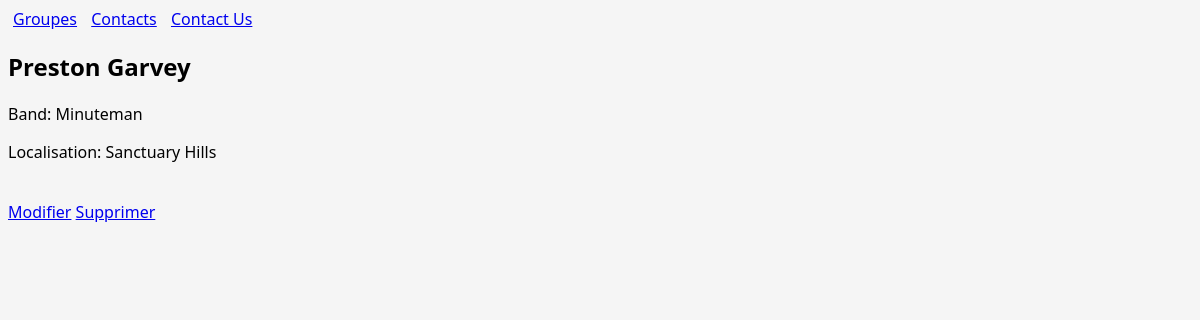
The app's page /contacts/1/ with its own data.
### listings/models.py (models this page shows)
class Contact(models.Model):
    firstname = models.fields.Field(max_length=50)
    lastname = models.fields.CharField(max_length=50)
    band = models.ForeignKey(Band, null=True, on_delete=models.SET_NULL)
    localisation = models.fields.CharField(max_length=100)

class Band(models.Model):
    def __str__(self):
        return f'{self.name}'
    class Danger_level(models.TextChoices):
        NON_SPECIFIED = 'UWN'
        SAFE = 'SFE'
        LOW = 'LOW'
        MED = 'MED'
        HIGH = 'S'
        S_HIGH = 'SS'
        EXTREME = 'SSS'
    name = models.fields.CharField(max_length=100)
    danger_level = models.fields.CharField(choices=Danger_level.choices, max_length=3, default=Danger_level.NON_SPECIFIED)
    year_formed = models.fields.IntegerField(
        validators=[MinValueValidator(1800), MaxValueValidator(2024)],
        default=2000
    )
    active = models.fields.BooleanField(default=True)
    biography = models.fields.CharField(max_length=1000, default="")
    official_homepage = models.fields.URLField(null=True, blank=True, max_length=200)

### listings/views.py (the view)
# urls.py: path('contacts/<int:contact_id>/', views.contact_detail, name='contact_detail'),
def contact_detail(request, contact_id):
    try:
        contact = Contact.objects.get(id=contact_id)
        return render(request, 'listings/contact_detail.html',
                      {'contact': contact})
    except ObjectDoesNotExist:
        raise Http404("Object Does Not Exist")

### listings/templates/listings/contact_detail.html
{% extends 'listings/base.html' %}
{% block content %}
<h2>{{ contact.firstname }} {{ contact.lastname }}</h2>
<p>Band: {{ contact.band }}</p>
<p>Localisation: {{ contact.localisation }}</p>
<br>
<a href="{% url 'contact_edit' contact.id %}">Modifier</a>
<a href="{% url 'contact_delete' contact.id %}">Supprimer</a>
{% endblock %}

### listings/static/listings/styles.css (style rules this page uses)
body { font-family: "Segoe UI", system-ui, sans-serif; background: whitesmoke; }

### records on screen
Contact: firstname "Preston", lastname "Garvey", band "Minuteman", localisation "Sanctuary Hills"
